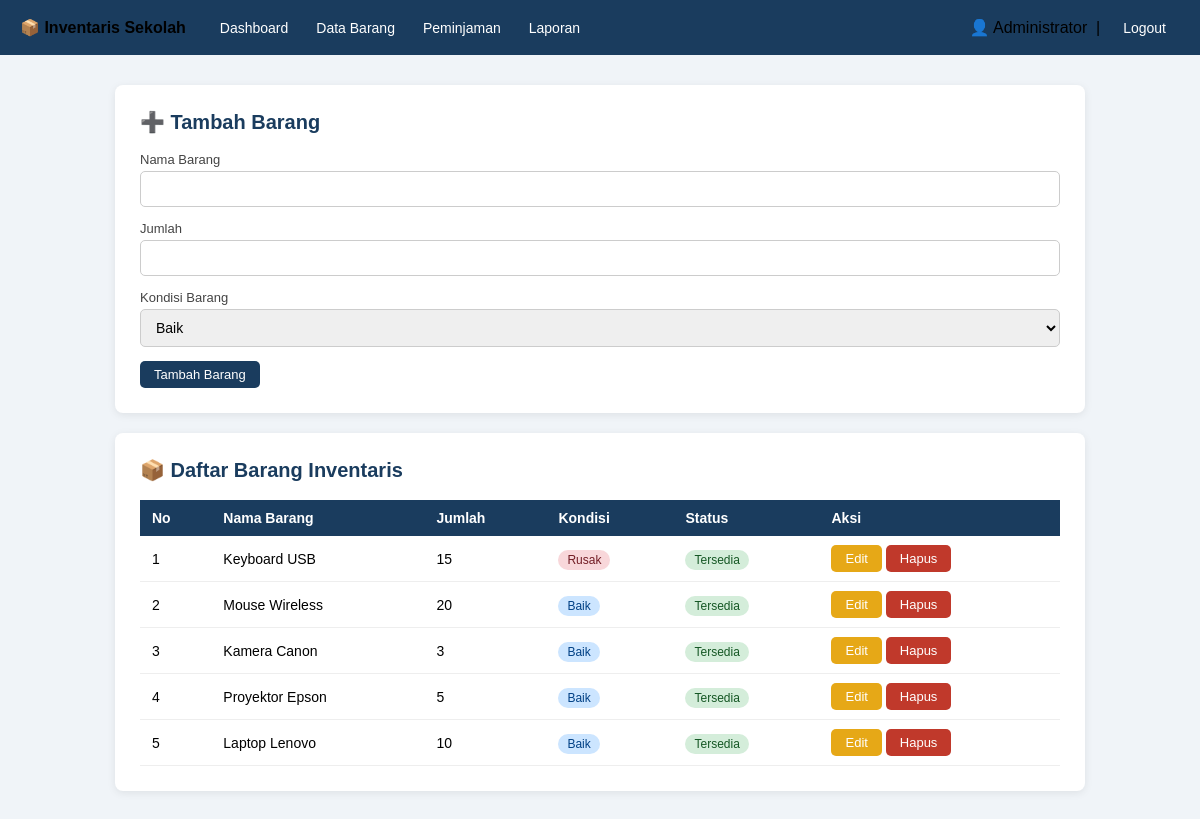
The page /admin/barang.php (signed in) on the database its author committed.
### tables this page shows
CREATE TABLE IF NOT EXISTS barang (
    id_barang INT AUTO_INCREMENT PRIMARY KEY,
    nama_barang VARCHAR(100),
    jumlah INT DEFAULT 0,
    kondisi_barang ENUM('baik','rusak') DEFAULT 'baik'
);

### admin/barang.php (the view, shortened to what this page needs)
<?php
require_once '../includes/header_admin.php';
require_once '../includes/koneksi.php';
$edit_data = null;
$barang_list = mysqli_query($koneksi, "SELECT *, status_barang(jumlah) AS status FROM barang ORDER BY id_barang DESC");
?>
<div class="card">
  <h2><?= $edit_data ? '✏️ Edit Barang' : '➕ Tambah Barang' ?></h2>
  <form method="POST">
    <label>Nama Barang</label>
    <input type="text" name="nama_barang" value="<?= $edit_data ? htmlspecialchars($edit_data['nama_barang']) : '' ?>" required>
    <label>Jumlah</label>
    <input type="number" name="jumlah" min="0" value="<?= $edit_data ? $edit_data['jumlah'] : '' ?>" required>
    <label>Kondisi Barang</label>
    <select name="kondisi_barang">
      <option value="baik" <?= ($edit_data && $edit_data['kondisi_barang']=='baik') ? 'selected' : '' ?>>Baik</option>
    </select>
    <button type="submit" class="btn btn-primary">
      <?= $edit_data ? 'Simpan Perubahan' : 'Tambah Barang' ?>
    </button>
  </form>
</div>
<div class="card">
  <h2>📦 Daftar Barang Inventaris</h2>
  <table>
    <thead>
      <tr><th>No</th><th>Nama Barang</th><th>Jumlah</th><th>Kondisi</th><th>Status</th><th>Aksi</th></tr>
    </thead>
    <tbody>
    <?php $no=1; while ($row = mysqli_fetch_assoc($barang_list)): ?>
      <tr>
        <td><?= $no++ ?></td>
        <td><?= htmlspecialchars($row['nama_barang']) ?></td>
        <td><?= $row['jumlah'] ?></td>
        <td><span class="badge-<?= $row['kondisi_barang'] ?>"><?= ucfirst($row['kondisi_barang']) ?></span></td>
        <td>
          <?php if ($row['status'] == 'Tersedia'): ?>
            <span class="badge-tersedia">Tersedia</span>
          <?php else: ?>
            <span class="badge-habis">Habis</span>
          <?php endif; ?>
        </td>
        <td>
          <a href="barang.php?edit=<?= $row['id_barang'] ?>" class="btn btn-warning">Edit</a>
          <a href="barang.php?hapus=<?= $row['id_barang'] ?>" class="btn btn-danger"
             onclick="return confirm('Yakin hapus barang ini?')">Hapus</a>
        </td>
      </tr>
    <?php endwhile; ?>
    </tbody>
  </table>
</div>
<?php require_once '../includes/footer.php'; ?>

### includes/header_admin.php (shortened to what this page needs)
<!DOCTYPE html>
<html lang="id">
<head>
</head>
<body>
    <nav>
        <span class="brand">📦 Inventaris Sekolah</span>
        <a href="dashboard.php">Dashboard</a>
        <a href="barang.php">Data Barang</a>
        <a href="peminjaman.php">Peminjaman</a>
        <a href="laporan.php">Laporan</a>
        <span class="right">
            👤 <?= htmlspecialchars($_SESSION['nama']) ?>
            &nbsp;|&nbsp;
            <a href="../logout.php">Logout</a>
        </span>
    </nav>
    <div class="container">

### includes/footer.php
</div>
</body>
</html>

### includes/header_admin.php (style rules this page uses)
* { box-sizing: border-box; margin: 0; padding: 0; }
body { font-family: Arial, sans-serif; background: #f0f4f8; }
nav { background: #1a3c5e; padding: 0 20px; display: flex; align-items: center; height: 55px; }
nav a { color: #fff; text-decoration: none; padding: 18px 14px; font-size: 14px; display: inline-block; }
nav .brand { font-weight: bold; font-size: 16px; margin-right: 20px; }
nav .right { margin-left: auto; }
.container { max-width: 1000px; margin: 30px auto; padding: 0 15px; }
.card { background: #fff; border-radius: 8px; padding: 25px; box-shadow: 0 2px 8px rgba(0, 0, 0, 0.08); margin-bottom: 20px; }
h2 { color: #1a3c5e; margin-bottom: 18px; font-size: 20px; }
table { width: 100%; border-collapse: collapse; font-size: 14px; }
th { background: #1a3c5e; color: #fff; padding: 10px 12px; text-align: left; }
td { padding: 9px 12px; border-bottom: 1px solid #eee; }
.btn { padding: 6px 14px; border: none; border-radius: 5px; cursor: pointer; font-size: 13px; text-decoration: none; display: inline-block; }
.btn-primary { background: #1a3c5e; color: #fff; }
.btn-warning { background: #e6a817; color: #fff; }
.btn-danger { background: #c0392b; color: #fff; }
input[type=text], input[type=number], select { width: 100%; padding: 9px 11px; border: 1px solid #ccc; border-radius: 5px; font-size: 14px; margin-bottom: 14px; }
label { display: block; font-size: 13px; color: #444; margin-bottom: 4px; }
.badge-tersedia { background: #d4edda; color: #155724; padding: 3px 9px; border-radius: 12px; font-size: 12px; }
.badge-baik { background: #cce5ff; color: #004085; padding: 3px 9px; border-radius: 12px; font-size: 12px; }
.badge-rusak { background: #f8d7da; color: #721c24; padding: 3px 9px; border-radius: 12px; font-size: 12px; }

### rows shown on the page
barang: nama_barang "Keyboard USB", jumlah "15", kondisi_barang "Rusak"
barang: nama_barang "Mouse Wireless", jumlah "20", kondisi_barang "Baik"
barang: nama_barang "Kamera Canon", jumlah "3", kondisi_barang "Baik"
barang: nama_barang "Proyektor Epson", jumlah "5", kondisi_barang "Baik"
barang: nama_barang "Laptop Lenovo", jumlah "10", kondisi_barang "Baik"

### other values the page prints
$_SESSION['nama'] "Administrator"
